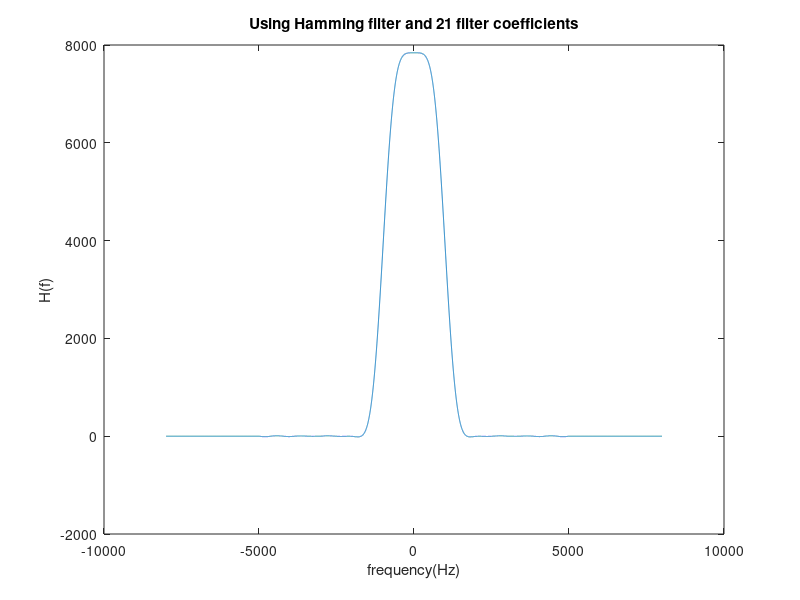
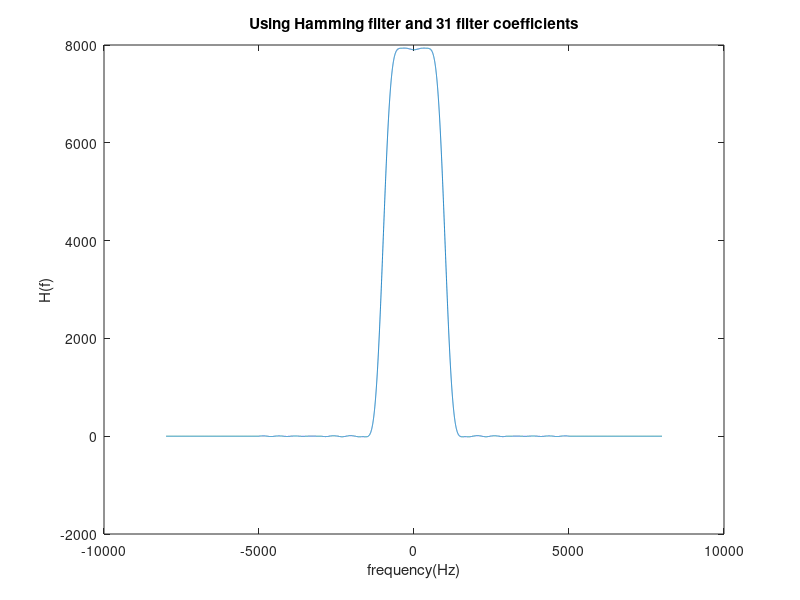
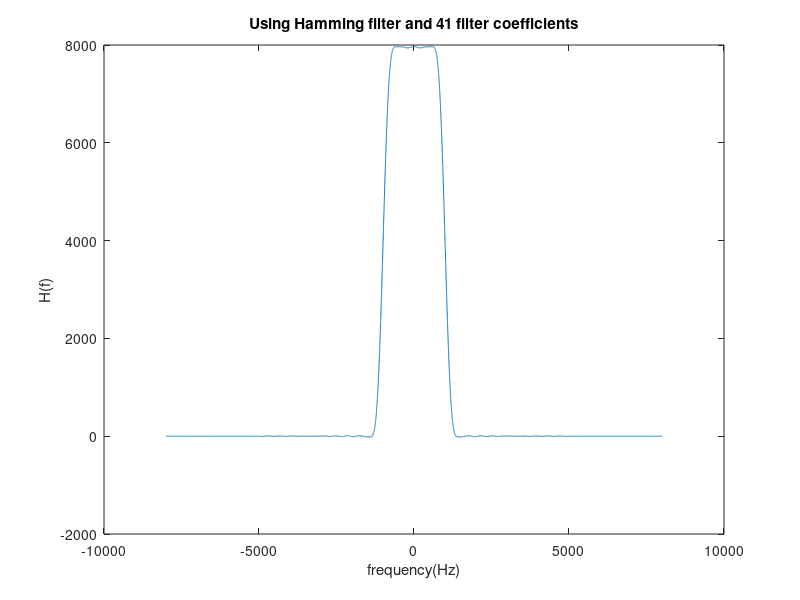

These figures' MATLAB source, in order:
f = -3999:1:4000;
yf = -3999*2:8000;
fl = length(f);
%part a
h = hamming(21);
F = (f>-999)-(f>1000);

hm = fftshift([zeros(1,fl/2-11) h' zeros(1,fl/2-10)]);
HM = fftshift(fft(hm));

y = conv(HM,F);
%plot(f,F);
figure(1)
plot(yf,real(y));
xlabel('frequency(Hz)');
ylabel('H(f)');
title('Using Hamming filter and 21 filter coefficients');

%part b
h = hamming(31);
F = (f>-999)-(f>1000);

hm = fftshift([zeros(1,fl/2-16) h' zeros(1,fl/2-15)]);
HM = fftshift(fft(hm));
y1 = conv(HM,F);
figure(2)
plot(yf,real(y1))
xlabel('frequency(Hz)');
ylabel('H(f)');
title('Using Hamming filter and 31 filter coefficients');

%part c
h = hamming(41);
F = (f>-999)-(f>1000);

hm = fftshift([zeros(1,fl/2-21) h' zeros(1,fl/2-20)]);
HM = fftshift(fft(hm));
y1 = conv(HM,F);
figure(3)
plot(yf,real(y1));
xlabel('frequency(Hz)');
ylabel('H(f)');
title('Using Hamming filter and 41 filter coefficients');
